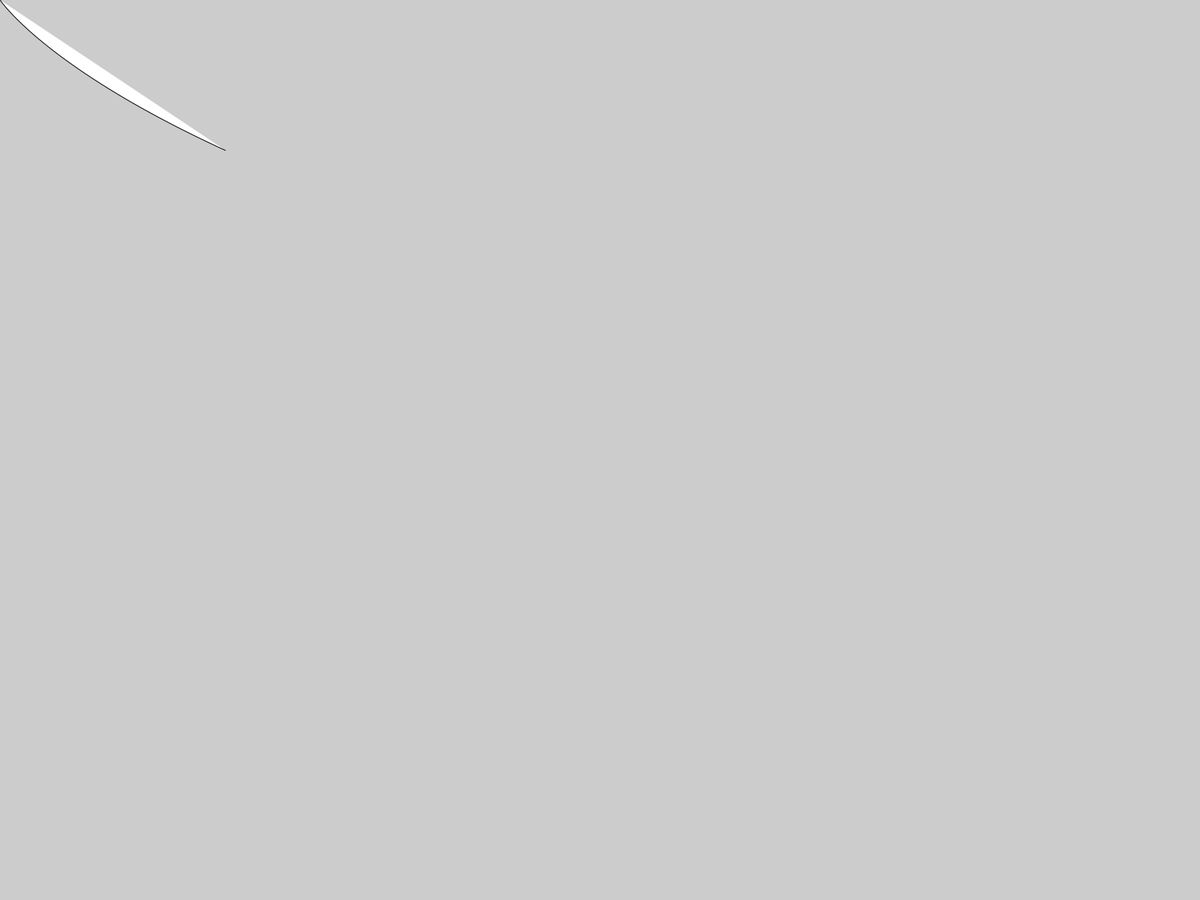
Frame 1 (no input)
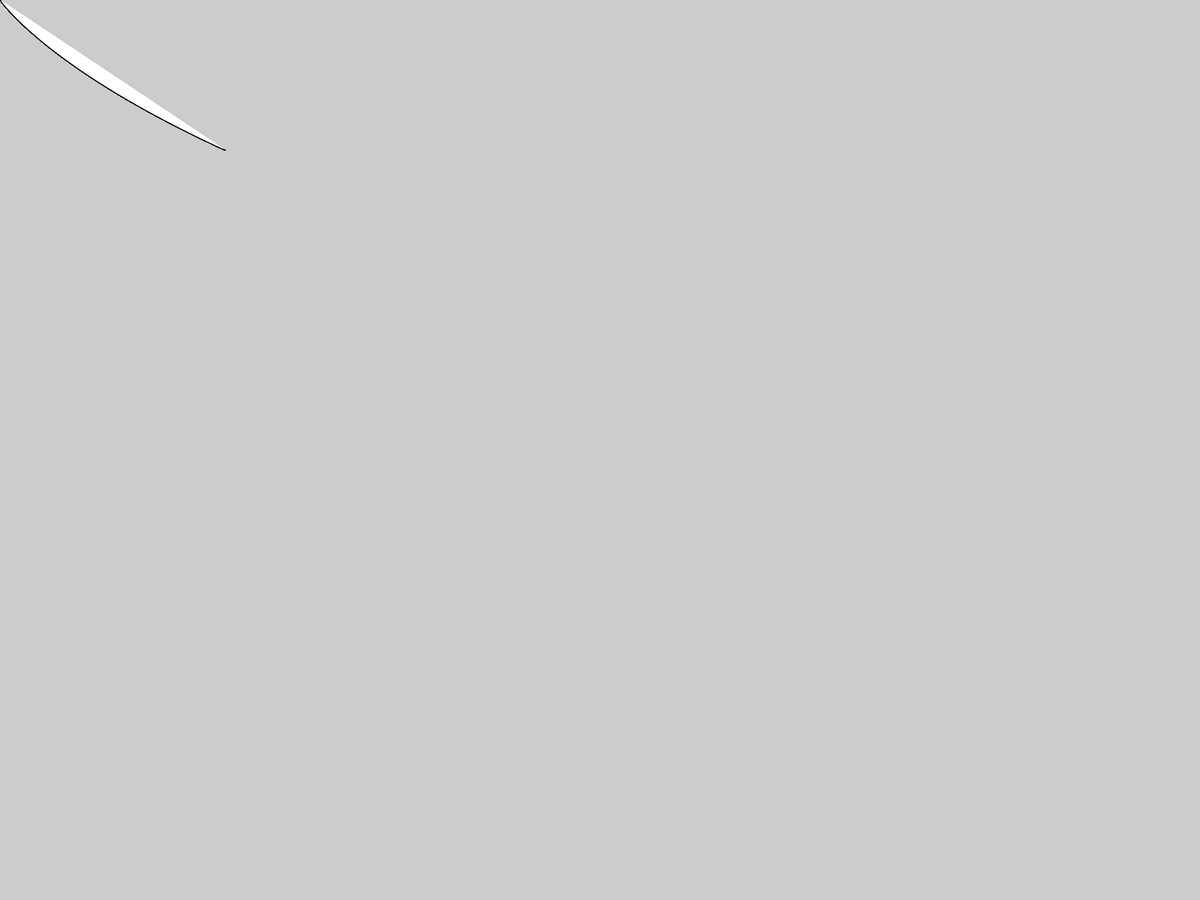
Frame 60 (the mouse pressed at the canvas centre just before this capture)
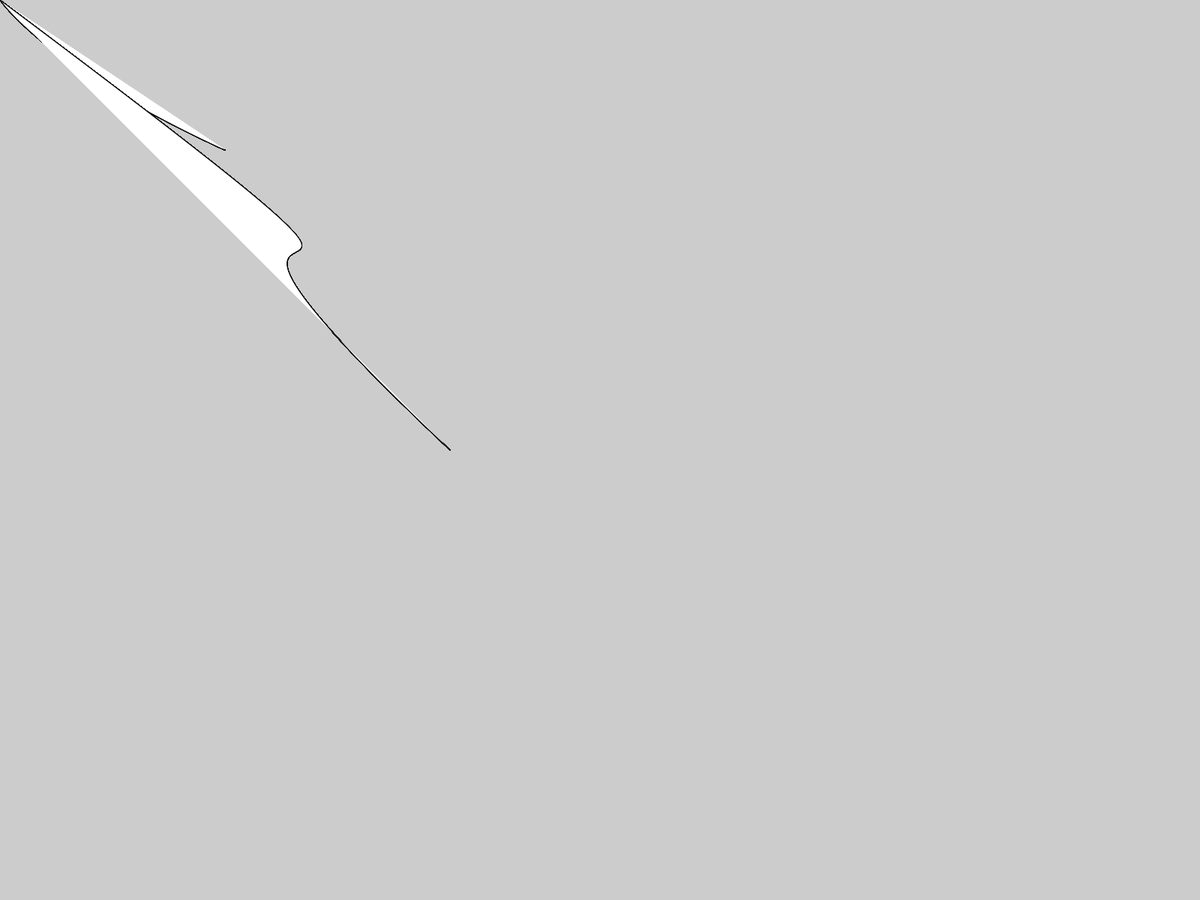
Frame 120 (the mouse held since frame 60 and released just before this capture)

The Processing sketch that drew these frames (run headless with seeded random() and noise(); from frame 60 on, the mouse is pressed at the canvas centre):

// Processing sketch: line
// ── line.pde
int X, Y;

void setup(){
  fullScreen();
}
void draw(){
  X = constrain(mouseX, 300, 600);
  Y = constrain(mouseY, 200, 900);
  beginShape();
  vertex(0, 0);
  bezierVertex(mouseX, mouseY, 60, 90, X, Y);
  endShape();
}
